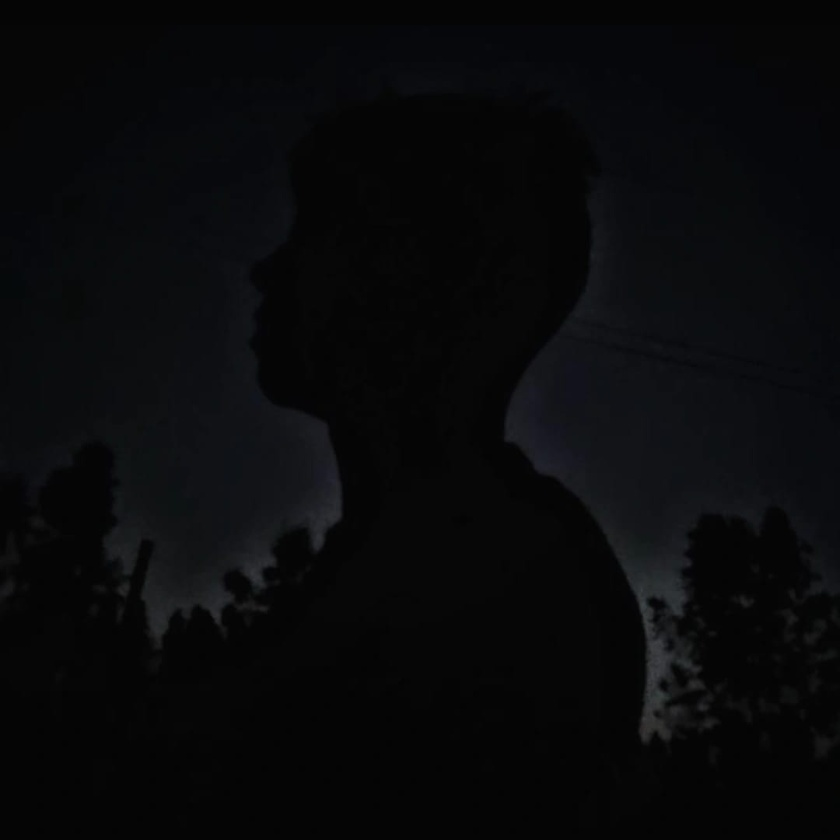
#> input picture 02_Brightness/input2..jpg, 840 x 840 px, shrunk from 1080 x 1080 before the run
$ python program.py
#> lines starting #> are read from the running program, lines starting #| are printed output that depends on the picture
import cv2
import numpy as np

img = cv2.imread("input2..jpg")
#> img is the input picture: shape (840, 840, 3); mean B, G, R 10.8, 9.4, 8.9

brightness = np.ones(img.shape, dtype=np.uint8) * 50

bright_img = cv2.add(img, brightness)
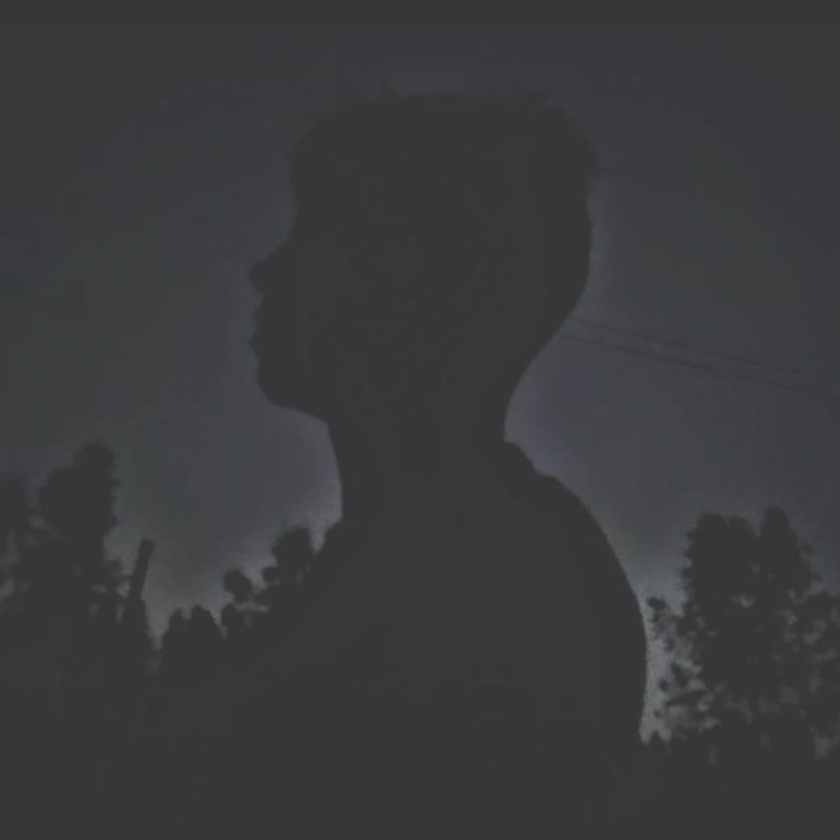
#> bright_img: shape (840, 840, 3); mean B, G, R 60.8, 59.4, 58.9

print("Before", img[100, 100])
#| Before [9 7 6]
print("After", bright_img[100, 100])
#| After [59 57 56]

cv2.imshow("Original", img)
cv2.imshow("Bright image", bright_img)

cv2.imwrite("output.png", bright_img)

cv2.waitKey(0)
cv2.destroyAllWindows()
